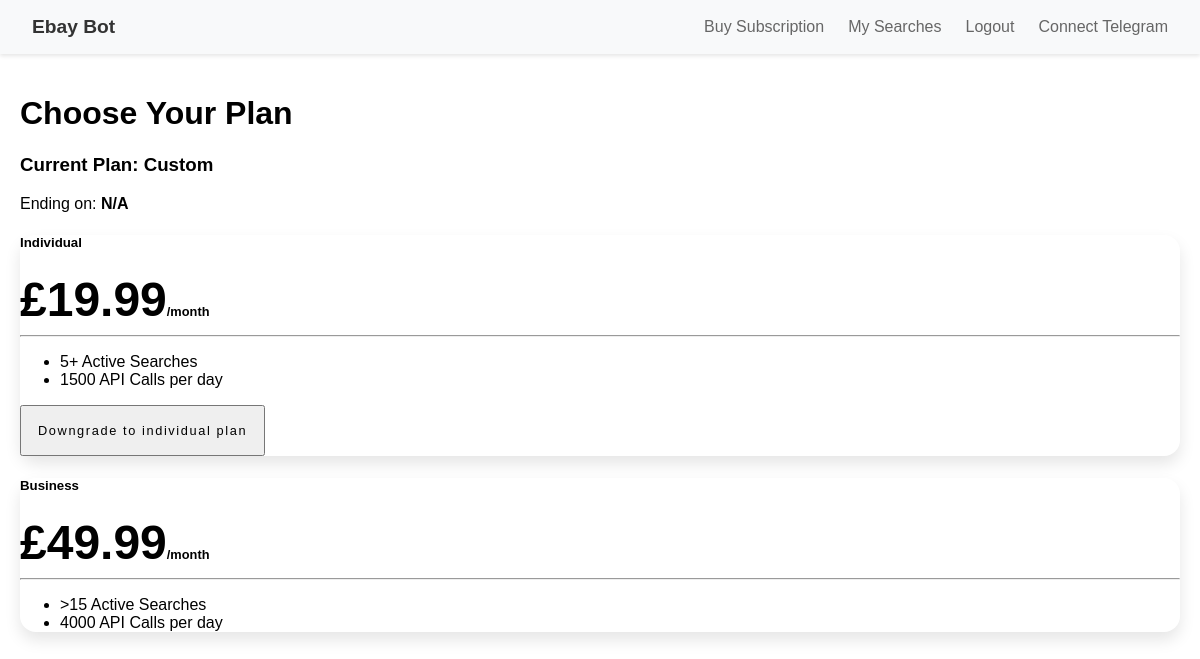
Before: /subscription/buy_subscription (signed in) with the older database file.
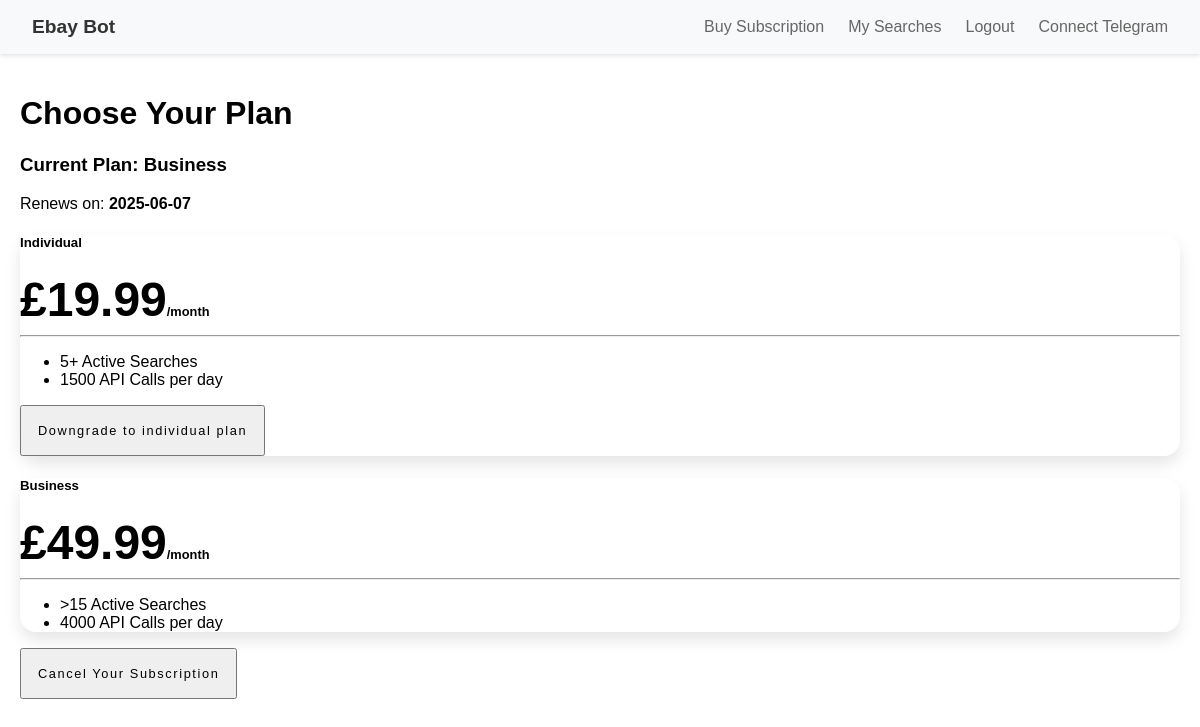
After: the same page with the newer database file.
### app/models.py (models this page shows, shortened)
class User(UserMixin, db.Model):
    __tablename__ = 'users'
    id = db.Column(db.Integer, primary_key=True)
    email = db.Column(db.String(120), unique=True, nullable=False)
    password_hash = db.Column(db.String(256))
    telegram_chat_id = db.Column(db.String(50))
    telegram_connected = db.Column(db.Boolean, default=False)
    telegram_notifications_enabled = db.Column(db.Boolean, default=False)
    notification_preferences = db.Column(db.JSON, default={
        'price_drops': True,
        'new_items': True,
        'auction_alerts': True,
    })
    created_at = db.Column(db.DateTime, default=datetime.utcnow)
    last_login = db.Column(db.DateTime)
    is_active = db.Column(db.Boolean, default=True)
    query_usage = db.Column(db.Integer, default=0)
    stripe_customer_id = db.Column(db.String(50), index=True)
    stripe_subscription_id = db.Column(db.String(50), index=True)
    tier = db.Column(JSON, default={'name': 'free', 'query_limit': 0})
    subscription_status = db.Column(db.String(20), default='inactive')  # active/past_due/canceled/expired
    current_period_end = db.Column(db.DateTime)
    requested_change = db.Column(JSON)  # {'new_tier': 'pro', 'when': 'now|renewal'}
    pending_tier = db.Column(JSON)  # {'name': 'pro', 'query_limit': 100}
    pending_effective_date = db.Column(db.DateTime)
    cancellation_requested = db.Column(db.Boolean, default=False)
    last_checkout_session_id = db.Column(db.String(100))
    queries = db.relationship('Query', backref='user', lazy='dynamic')

### app/routes/subscription.py (the view)
@bp.route('/buy_subscription', methods=['GET', 'POST'])
def buy_subscription():
    form = SubscriptionActionForm()
    return render_template('subscription/buy_subscription.html', form=form)

### app/extensions.py (called while the page is built)
def load_user(user_id):
    from app.models import User
    return User.query.get(int(user_id))

### app/templates/subscription/buy_subscription.html (shortened to what the changed rows need)
{% extends "base.html" %}
{% block content %}
<div class="container mt-5">
    <h1 class="mb-4">Choose Your Plan</h1>
    <div class="row">
        <div class="current-plan mb-5 p-3 bg-light rounded">
            <h3>
                Current Plan:
                <span class="badge
                    {% if current_user.tier['name'] == 'free' %}bg-warning
                    {% elif current_user.tier['name'] == 'individual' %}bg-primary
                    {% elif current_user.tier['name'] == 'business' %}bg-success
                    {% else %}bg-secondary{% endif %}">
                    {% if current_user.tier['name'] == 'free' %}Free
                    {% elif current_user.tier['name'] == 'individual' %}Individual
                    {% elif current_user.tier['name'] == 'business' %}Business
                    {% else %}Custom{% endif %}
                </span>
            </h3>
            <p>
                {% if current_user.cancellation_requested == False %}
                    Renews on:
                {% else %}
                    Ending on:
                {% endif %}
                <strong>
                    {% if current_user.current_period_end %}
                        {{ current_user.current_period_end.strftime('%Y-%m-%d') }}
                    {% else %}
                        N/A
                    {% endif %}
                </strong>
            </p>
        </div>
        </div>
        {% if current_user.cancellation_requested == False and current_user.tier['name'] != 'free' %}
        <div class="col-lg-4">
            <form method="POST" action="{{ url_for('subscription.handle_actions') }}">
                <button type="submit" class="btn btn-primary text-uppercase" name="action" value="schedule_cancellation">Cancel Your Subscription</button>
            </form>
            </div>
        {% endif %}
    </div>
</div>
{% endblock %}

Changed rows visible on the page:
now on this page (row edited): User: current_period_end "2025-06-07"
changed User: cancellation_requested empty → False (drawn)
Other visible differences:
text no longer shown: "Custom Ending on: N/A"
text now shown: "Business Renews on: Cancel Your Subscription"
